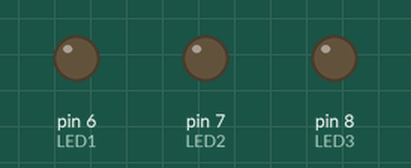
Recording of a sketch running on a simulated Arduino Uno, built with avr-gcc and run on an emulated ATmega328P. On the bench: output pins drawn as LEDs (lit = HIGH).

Above: at 0.3 s.
At 51.3 s:
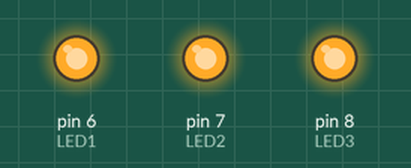
Timing chart, 0 to 54.3 s (numbered marks = the images above):
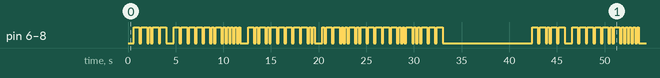

The sketch:

Morse_code.ino
```cpp
/*

  Morse Code

 */


void GetChar(char letter);            // declares a subroutine or function which we want to call on later
                                      // the function is called "GetChar", the void means that it sends nothing back to the main program
                                      // the char letter means that it needs to get whatever is contain in the letter variable sent to it

char stringToMorseCode[] = " TY Morse Code Program ";   // choose what word or phrase you want to send as Morse Code

int LED1 = 6;         // LED on output 6
int LED2 = 7;         // LED on output 7
int LED3 = 8;         // LED on pin 8 , comment this out for the version with the buzzer
// int audio8 = 8;    // buzzer on pin 8, uncomment this for the version with the buzzer
// int note = 1200;   // pitch of note, uncomment this for the version with the buzzer


int dotLen = 200;             // length of the morse code 'dot'
int dashLen = dotLen * 3;     // length of the morse code 'dash' - 3 times as long as a dot
int elemPause = dotLen;       // length of the pause between dots and dashes
int Spaces = dotLen * 3;      // length of the spaces between characters
int wordPause = dotLen * 7;   // length of the pause between words
int temp;
char letter;


// the setup routine runs once when you press reset:
void setup() {
  pinMode(LED1, OUTPUT);      // set up all the LED pins as outputs
  pinMode(LED2, OUTPUT);
  pinMode(LED3, OUTPUT);
//  pinMode(audio8, OUTPUT);
}

void loop()
{
   for (temp = 0; temp < sizeof(stringToMorseCode) - 1; temp++)  // this goes through all the characters in your word / phrase
                                                                       // the for loop is similar to the one in the Fade project
                                                                       // but this time it counts through each character in the
                                                                       // phrase rather than counting through numbers
  {
   letter = stringToMorseCode[temp];                  // Get the character in the current position
   letter = toLowerCase(letter);                      // this is a special instruction that changes all the characters to lower case
                                                      // so if you put in capital letters the code can still recognise them
   GetChar(letter);                                   // this sends the program to a subroutine and sends the current character to
                                                      // it, to be translated into Morse Code
  }
   LightsOff(8000);                                   //  turn the LEDs off for 8 seconds at the end of each loop
}


// DOT
void MorseDot()                                       // tells how to do a dot, turn LEDs on and delay for the dot length
{
  digitalWrite(LED1, HIGH);
  digitalWrite(LED2, HIGH);
  digitalWrite(LED3, HIGH);
//  tone(audio8, note, dotLen);
  delay(dotLen);              // hold in this position
}

// DASH                                               // tells how to do a dash, turn LEDs on and delay for the dash length
void MorseDash()
{
  digitalWrite(LED1, HIGH);
  digitalWrite(LED2, HIGH);
  digitalWrite(LED3, HIGH);
//  tone(audio8, note, dashLen);  // start playing a tone
  delay(dashLen);               // hold in this position
}

// Turn Off
void LightsOff(int delayTime)                         // switches all the LEDs off
{
  digitalWrite(LED1, LOW);
  digitalWrite(LED2, LOW);
  digitalWrite(LED3, LOW);
//  noTone(audio8);             // stop playing a tone
  delay(delayTime);             // hold in this position
}


void GetChar(char letter)                             // this part identifies what the letter is and allocates the appropriate
                                                      // Morse Code pattern
{
  switch (letter) {
    case 'a':                                         // 'a' is a dot followed by a dash
      MorseDot();
      LightsOff(elemPause);                             // pause between each element of the letter
      MorseDash();
      LightsOff(elemPause);
      break;
    case 'b':                                         // 'b' is a dash and 3 dots
      MorseDash();
      LightsOff(elemPause);
      MorseDot();
      LightsOff(elemPause);
      MorseDot();
      LightsOff(elemPause);
      MorseDot();
      LightsOff(elemPause);
      break;
    case 'c':
      MorseDash();
      LightsOff(elemPause);
      MorseDot();
      LightsOff(elemPause);
      MorseDash();
      LightsOff(elemPause);
      MorseDot();
      LightsOff(elemPause);
      break;
    case 'd':
      MorseDash();
      LightsOff(elemPause);
      MorseDash();
      LightsOff(elemPause);
      MorseDot();
      LightsOff(elemPause);
      break;
    case 'e':
      MorseDot();
      LightsOff(elemPause);
      break;
    case 'f':
      MorseDot();
      LightsOff(elemPause);
      MorseDot();
      LightsOff(elemPause);
      MorseDash();
      LightsOff(elemPause);
      MorseDot();
      LightsOff(elemPause);
      break;
    case 'g':
      MorseDash();
      LightsOff(elemPause);
      MorseDash();
      LightsOff(elemPause);
      MorseDot();
      LightsOff(elemPause);
      break;
    case 'h':
      MorseDot();
      LightsOff(elemPause);
      MorseDot();
      LightsOff(elemPause);
      MorseDot();
      LightsOff(elemPause);
      MorseDot();
      LightsOff(elemPause);
      break;
    case 'i':
      MorseDot();
      LightsOff(elemPause);
      MorseDot();
      LightsOff(elemPause);
      break;
    case 'j':
      MorseDot();
      LightsOff(elemPause);
      MorseDash();
      LightsOff(elemPause);
      MorseDash();
      LightsOff(elemPause);
      MorseDash();
      LightsOff(elemPause);
      break;
    case 'k':
      MorseDash();
      LightsOff(elemPause);
      MorseDot();
      LightsOff(elemPause);
      MorseDash();
      LightsOff(elemPause);
      break;
    case 'l':
      MorseDot();
      LightsOff(elemPause);
      MorseDash();
      LightsOff(elemPause);
      MorseDot();
      LightsOff(elemPause);
      MorseDot();
      LightsOff(elemPause);
      break;
    case 'm':
      MorseDash();
      LightsOff(elemPause);
      MorseDash();
      LightsOff(elemPause);
      break;
    case 'n':
      MorseDash();
      LightsOff(elemPause);
      MorseDot();
      LightsOff(elemPause);
      break;
    case 'o':
      MorseDash();
      LightsOff(elemPause);
      MorseDash();
      LightsOff(elemPause);
      MorseDash();
      LightsOff(elemPause);
      break;
    case 'p':
      MorseDot();
      LightsOff(elemPause);
      MorseDash();
      LightsOff(elemPause);
      MorseDash();
      LightsOff(elemPause);
      MorseDot();
      LightsOff(elemPause);
      break;
    case 'q':
      MorseDash();
      LightsOff(elemPause);
      MorseDash();
      LightsOff(elemPause);
      MorseDot();
      LightsOff(elemPause);
      MorseDash();
      LightsOff(elemPause);
      break;
    case 'r':
      MorseDot();
      LightsOff(elemPause);
      MorseDash();
      LightsOff(elemPause);
      MorseDot();
      LightsOff(elemPause);
      break;
    case 's':
      MorseDot();
      LightsOff(elemPause);
      MorseDot();
      LightsOff(elemPause);
      MorseDot();
      LightsOff(elemPause);
    break;
    case 't':
      MorseDash();
      LightsOff(elemPause);
      break;
    case 'u':
      MorseDot();
      LightsOff(elemPause);
      MorseDot();
      LightsOff(elemPause);
      MorseDash();
      LightsOff(elemPause);
      break;
    case 'v':
      MorseDot();
      LightsOff(elemPause);
      MorseDot();
      LightsOff(elemPause);
      MorseDot();
      LightsOff(elemPause);
      MorseDash();
      LightsOff(elemPause);
      break;
    case 'w':
      MorseDot();
      LightsOff(elemPause);
      MorseDash();
      LightsOff(elemPause);
      MorseDash();
      LightsOff(elemPause);
    break;
    case 'x':
      MorseDash();
      LightsOff(elemPause);
      MorseDot();
      LightsOff(elemPause);
      MorseDot();
      LightsOff(elemPause);
      MorseDash();
      LightsOff(elemPause);
    break;
    case 'y':
      MorseDash();
      LightsOff(elemPause);
      MorseDot();
      LightsOff(elemPause);
      MorseDash();
      LightsOff(elemPause);
      MorseDash();
      LightsOff(elemPause);
      break;
    case 'z':
      MorseDash();
      LightsOff(elemPause);
      MorseDash();
      LightsOff(elemPause);
      MorseDot();
      LightsOff(elemPause);
      MorseDot();
      LightsOff(elemPause);
      break;
    default:
      LightsOff(Spaces);                              // If a matching character was not found it will default to a blank space
  }
}
```

Measured:
- by itself, pin 6 (LED1), pin 7 (LED2), pin 8 (LED3): moves between LOW and HIGH, repeating every 41.8 s
- by itself, everything shown: repeats every 41.8 s, in 96 steps
